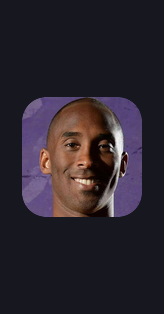
#> input picture build/installer-sidebar.bmp, 164 x 314 px
$ python gen_icons.py ../build/installer-sidebar.bmp
#> lines starting #> are read from the running program, lines starting #| are printed output that depends on the picture; after the words box and inside, x2 and y2 are one past the last pixel; in counts of white or black regions, pixels touching at a corner belong together
#> in main, src is the input picture: PIL image 164x314 RGB; mean R, G, B 44.5, 38.2, 46.3
#!/usr/bin/env python3
"""品牌图标生成器 —— 从一张方图生成全平台图标资源。

用法: py scripts/gen_icons.py <源图.jpg|png>
产物:
  build/icon.png (512)            electron-builder 主图标源
  build/icon.ico                  Windows exe / 安装器 / 快捷方式图标
  build/installer-sidebar.bmp     NSIS 安装界面侧栏品牌图 (164x314)
  build/installer-header.bmp      NSIS 安装界面顶栏图 (150x57)
  electron/tray.png               系统托盘图标 (32)
  assets/brand.jpg                README 插图（源图原样拷贝）
  assets/logo.png                 应用内 logo (256)
  android/app/src/main/res/mipmap-*/ic_launcher.png        方形启动图标
  android/app/src/main/res/mipmap-*/ic_launcher_round.png  圆形启动图标
  android/app/src/main/res/mipmap-anydpi-v26/ic_launcher.xml 自适应图标
  android/app/src/main/res/drawable/ic_launcher_foreground.png 自适应前景
  android/app/src/main/res/drawable/splash_background.xml  启动页窗口背景
仅依赖 Pillow。颜色取自原仓库色系（--bg #17181f / --acc #5a8cf8）。
"""
import shutil
import sys
from pathlib import Path

from PIL import Image, ImageDraw

ROOT = Path(__file__).resolve().parent.parent
BG = (23, 24, 31, 255)          # 原仓库 dark --bg #17181f
ACC = (90, 140, 248, 255)       # 原仓库 dark --acc #5a8cf8

MIPMAPS = {'mdpi': 48, 'hdpi': 72, 'xhdpi': 96, 'xxhdpi': 144, 'xxxhdpi': 192}


def square(img: Image.Image) -> Image.Image:
    """居中裁成正方形。"""
    w, h = img.size
#> w = 164; h = 314
    s = min(w, h)
#> s = 164
    return img.crop(((w - s) // 2, (h - s) // 2, (w - s) // 2 + s, (h - s) // 2 + s))


def resize(img: Image.Image, size: int) -> Image.Image:
    return square(img.convert('RGBA')).resize((size, size), Image.LANCZOS)
#> returned value: PIL image 512x512 RGBA
#> call 4 of resize, with size = 120
#> in resize (call 4), `return square(img.convert('RGBA')).resize((size, size), Image.LANCZOS)`:
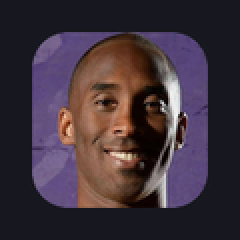
#> returned value: PIL image 120x120 RGBA (shown 2 times larger); mean R, G, B, A 64.1, 51.2, 60.3, 255


def rounded(img: Image.Image, radius_ratio: float = 0.18, super_sample: int = 4) -> Image.Image:
    """圆角矩形蒙版（超采样抗锯齿）。"""
#> called with radius_ratio = 0.2, super_sample = 4
    s = img.size[0]
#> s = 120
    big = s * super_sample
#> big = 480
    mask = Image.new('L', (big, big), 0)
#> mask: PIL image 480x480 L; every value is 0
    d = ImageDraw.Draw(mask)
    r = int(big * radius_ratio)
#> r = 96
    d.rounded_rectangle([0, 0, big - 1, big - 1], radius=r, fill=255)
    out = Image.new('RGBA', (s, s), (0, 0, 0, 0))
#> out: PIL image 120x120 RGBA; every value is 0
    out.paste(img, (0, 0), mask.resize((s, s), Image.LANCZOS))
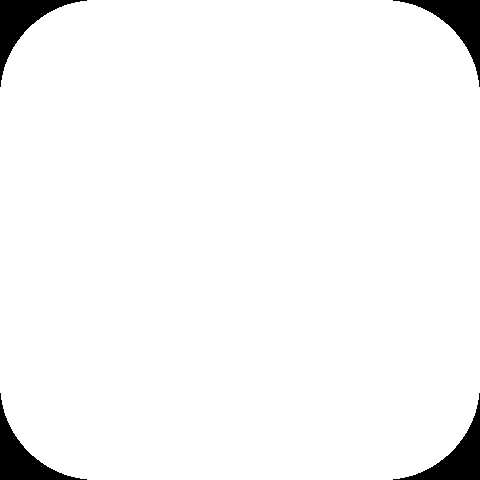
#> mask: PIL image 480x480 L; 96.5% white; 4 black regions, box (x1, y1, x2, y2) and area: (0, 0, 87, 87) 2004, (393, 0, 480, 87) 2004, (0, 393, 87, 480) 2004, (393, 393, 480, 480) 2004
    return out


def circle(img: Image.Image, super_sample: int = 4) -> Image.Image:
    s = img.size[0]
    big = s * super_sample
    mask = Image.new('L', (big, big), 0)
    ImageDraw.Draw(mask).ellipse([0, 0, big - 1, big - 1], fill=255)
    out = Image.new('RGBA', (s, s), (0, 0, 0, 0))
    out.paste(img, (0, 0), mask.resize((s, s), Image.LANCZOS))
    return out


def on_bg(img: Image.Image, pad_ratio: float) -> Image.Image:
    """把图缩到 pad 比例后贴到品牌底色上（自适应前景/启动页用）。"""
    s = img.size[0]
    inner = int(s * (1 - 2 * pad_ratio))
    small = resize(img, inner)
    canvas = Image.new('RGBA', (s, s), BG)
    canvas.paste(rounded(small, 0.16), ((s - inner) // 2, (s - inner) // 2), rounded(small, 0.16))
    return canvas


def bmp(path: Path, img: Image.Image) -> None:
    """写 24bit BMP（NSIS 要求）。"""
    img.convert('RGB').save(path, 'BMP')


def main() -> None:
    if len(sys.argv) < 2:
        print('用法: py scripts/gen_icons.py <源图>')
        sys.exit(1)
    src = Image.open(sys.argv[1])
    src.load()

    (ROOT / 'build').mkdir(exist_ok=True)
    (ROOT / 'assets').mkdir(exist_ok=True)
    (ROOT / 'electron').mkdir(exist_ok=True)
    res = ROOT / 'android/app/src/main/res'

    # 主图标 / logo / 托盘
    resize(src, 512).save(ROOT / 'build/icon.png')
    resize(src, 256).save(ROOT / 'assets/logo.png')
    resize(src, 32).save(ROOT / 'electron/tray.png')

    # Windows ico（多尺寸）
    ico = Image.open(ROOT / 'build/icon.png')
    ico.save(ROOT / 'build/icon.ico', sizes=[(16, 16), (24, 24), (32, 32), (48, 48), (64, 64), (128, 128), (256, 256)])

    # NSIS 安装界面品牌图
    side = Image.new('RGB', (164, 314), BG[:3])
    tile = rounded(resize(src, 120), 0.2)
    side.paste(tile, (22, 97), tile)
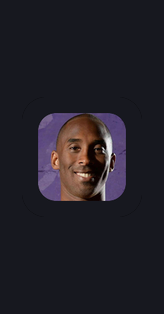
#> side: PIL image 164x314 RGB; mean R, G, B 34.5, 31.6, 39.2
    bmp(ROOT / 'build/installer-sidebar.bmp', side)
    head = Image.new('RGB', (150, 57), BG[:3])
    ht = resize(src, 41)
    head.paste(ht, (8, 8), ht)
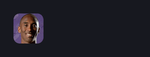
#> head: PIL image 150x57 RGB; mean R, G, B 31.1, 29.4, 36.8
    bmp(ROOT / 'build/installer-header.bmp', head)

    # README 插图（源图原样）
    shutil.copyfile(sys.argv[1], ROOT / 'assets/brand.jpg')

    # Android mipmap
    for name, px in MIPMAPS.items():
        d = res / f'mipmap-{name}'
        d.mkdir(parents=True, exist_ok=True)
        base = resize(src, px)
        rounded(base).save(d / 'ic_launcher.png')
        circle(base).save(d / 'ic_launcher_round.png')
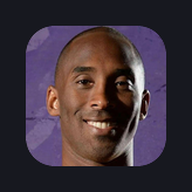
#> base: PIL image 192x192 RGBA; mean R, G, B, A 64.1, 51.2, 60.3, 255

    # 自适应图标（API 26+）：品牌底色 + 安全区内前景
    anydpi = res / 'mipmap-anydpi-v26'
    anydpi.mkdir(parents=True, exist_ok=True)
    (res / 'drawable').mkdir(parents=True, exist_ok=True)
    (res / 'values').mkdir(parents=True, exist_ok=True)
    (anydpi / 'ic_launcher.xml').write_text(
        '<?xml version="1.0" encoding="utf-8"?>\n'
        '<adaptive-icon xmlns:android="http://schemas.android.com/apk/res/android">\n'
        '    <background android:drawable="@color/ic_launcher_background" />\n'
        '    <foreground android:drawable="@drawable/ic_launcher_foreground" />\n'
        '    <monochrome android:drawable="@drawable/ic_launcher_foreground" />\n'
        '</adaptive-icon>\n', encoding='utf-8')
    on_bg(src, 0.22).save(res / 'drawable/ic_launcher_foreground.png')
#> in rounded (call 7), `mask = Image.new('L', (big, big), 0)`: mask: PIL image 364x364 L; every value is 0
#> in rounded (call 7), `out = Image.new('RGBA', (s, s), (0, 0, 0, 0))`: out: PIL image 91x91 RGBA; every value is 0
#> in rounded (call 7), `out.paste(img, (0, 0), mask.resize((s, s), Image.LANCZOS))`: mask: PIL image 364x364 L; 97.8% white; 4 black regions, box (x1, y1, x2, y2) and area: (0, 0, 51, 51) 739, (313, 0, 364, 51) 739, (0, 313, 51, 364) 739, (313, 313, 364, 364) 739
#> in on_bg, `canvas.paste(rounded(small, 0.16), ((s - inner) // 2, (s - inner) // 2..`:
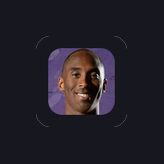
#> canvas: PIL image 164x164 RGBA; mean R, G, B, A 35.7, 32.4, 40, 254.9; transparent parts drawn white

    # 启动页窗口背景：品牌底色 + 居中位图（<bitmap> 不能引用自适应图标 XML，
    # 否则启动时 Resources$NotFoundException 崩溃）
    rounded(resize(src, 288), 0.18).save(res / 'drawable/splash_logo.png')
#> in rounded (call 9), `s = img.size[0]`: s = 288
#> in rounded (call 9), `big = s * super_sample`: big = 1152
#> in rounded (call 9), `mask = Image.new('L', (big, big), 0)`: mask: PIL image 1152x1152 L; every value is 0
#> in rounded (call 9), `r = int(big * radius_ratio)`: r = 207
#> in rounded (call 9), `out = Image.new('RGBA', (s, s), (0, 0, 0, 0))`: out: PIL image 288x288 RGBA; every value is 0
#> in rounded (call 9), `out.paste(img, (0, 0), mask.resize((s, s), Image.LANCZOS))`:
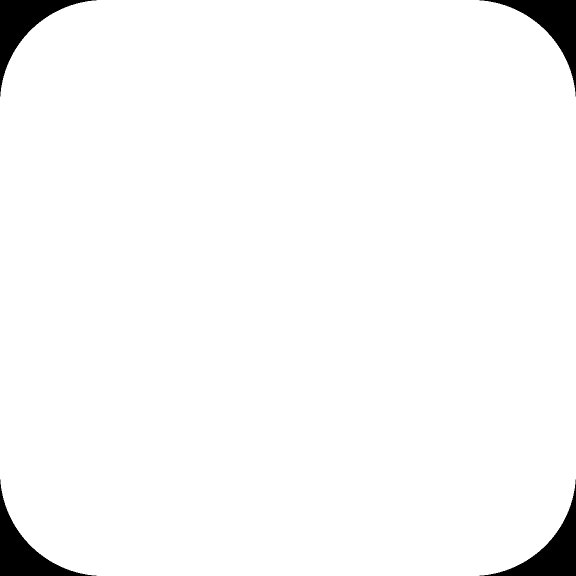
#> mask: PIL image 1152x1152 L (shown at 1/2 size); 97.2% white; 4 black regions, box (x1, y1, x2, y2) and area: (0, 0, 193, 193) 9259, (959, 0, 1152, 193) 9259, (0, 959, 193, 1152) 9259, (959, 959, 1152, 1152) 9259
    (res / 'drawable/splash_background.xml').write_text(
        '<?xml version="1.0" encoding="utf-8"?>\n'
        '<layer-list xmlns:android="http://schemas.android.com/apk/res/android">\n'
        '    <item android:drawable="@color/ic_launcher_background" />\n'
        '    <item android:gravity="center">\n'
        '        <bitmap android:src="@drawable/splash_logo" android:gravity="center" />\n'
        '    </item>\n'
        '</layer-list>\n', encoding='utf-8')

    # 自适应图标底色 / 启动页底色
    (res / 'values/ic_launcher_background.xml').write_text(
        '<?xml version="1.0" encoding="utf-8"?>\n<resources>\n'
        '    <color name="ic_launcher_background">#17181F</color>\n</resources>\n', encoding='utf-8')

    print('图标生成完成:')
    for p in sorted(ROOT.glob('build/*')) + sorted(ROOT.glob('assets/*')):
        print(' ', p.relative_to(ROOT))
    print('  android res mipmap x%d' % len(MIPMAPS), '+ adaptive + splash')


if __name__ == '__main__':
    main()
